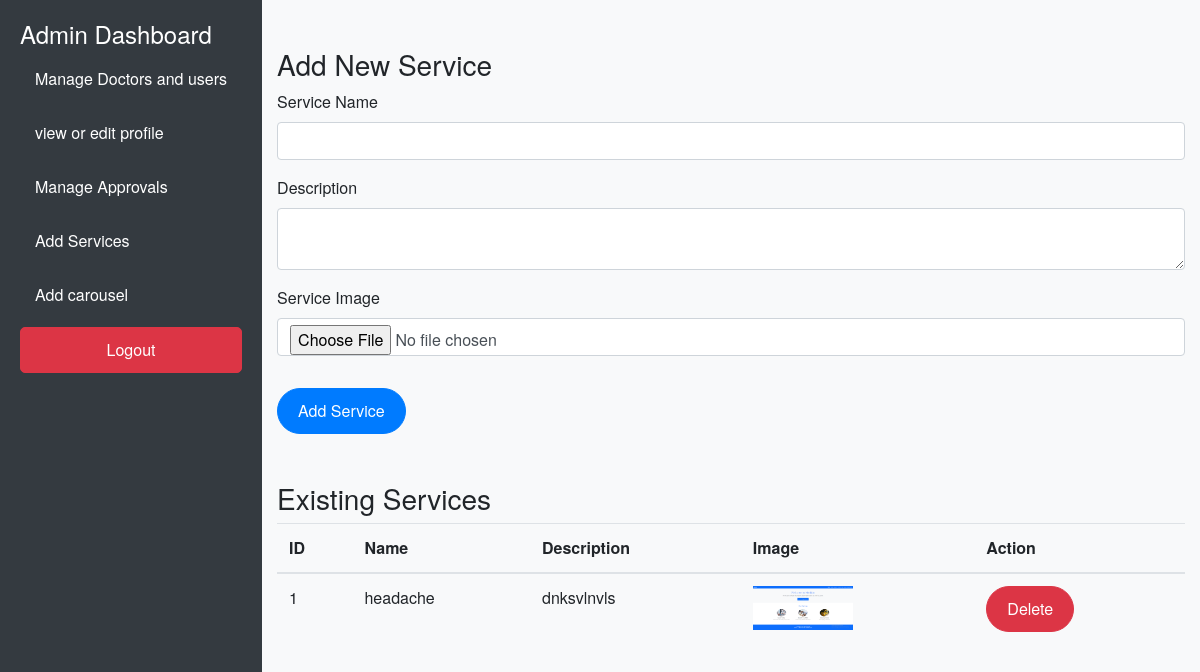
/add_service.php (signed in), run on the app's committed database.
### tables this page shows
CREATE TABLE `services` (
  `id` int(11) NOT NULL,
  `name` varchar(255) NOT NULL,
  `description` text DEFAULT NULL,
  `image` varchar(255) DEFAULT NULL,
  `created_at` timestamp NOT NULL DEFAULT current_timestamp()
);

### add_service.php (the view, shortened to what this page needs)
<?php
include 'config.php';
$services_query = "SELECT * FROM services";
$services_result = mysqli_query($connection, $services_query);
?>
<!DOCTYPE html>
<html lang="en">
<head>
    <link rel="stylesheet" href="https://stackpath.bootstrapcdn.com/bootstrap/4.5.2/css/bootstrap.min.css">
</head>
<body>
    <?php include 'adminnav.php'; ?>
    <div class="container mt-5">
        <h3>Add New Service</h3>
        <form method="post" enctype="multipart/form-data">
            <div class="form-group">
                <label>Service Name</label>
                <input type="text" name="name" class="form-control" required>
            </div>
            <div class="form-group">
                <label>Description</label>
                <textarea name="description" class="form-control" required></textarea>
            </div>
            <div class="form-group">
                <label>Service Image</label>
                <input type="file" name="image" class="form-control" required>
            </div>
            <button type="submit" name="add_service" class="btn btn-primary mt-3">Add Service</button>
        </form>
        <h3 class="mt-5">Existing Services</h3>
        <table class="table">
            <thead>
                <tr>
                    <th>ID</th>
                    <th>Name</th>
                    <th>Description</th>
                    <th>Image</th>
                    <th>Action</th>
                </tr>
            </thead>
            <tbody>
                <?php while ($service = mysqli_fetch_assoc($services_result)): ?>
                <tr>
                    <td><?php echo htmlspecialchars($service['id']); ?></td>
                    <td><?php echo htmlspecialchars($service['name']); ?></td>
                    <td><?php echo htmlspecialchars($service['description']); ?></td>
                    <td><img src="<?php echo htmlspecialchars($service['image']); ?>" alt="Service Image" width="100"></td>
                    <td>
                        <a href="?delete_id=<?php echo htmlspecialchars($service['id']); ?>" class="btn btn-danger" onclick="return confirm('Are you sure you want to delete this service?');">Delete</a>
                    </td>
                </tr>
                <?php endwhile; ?>
            </tbody>
        </table>
    </div>
</body>
</html>

### adminnav.php (style rules this page uses)
body { background-color: #f8f9fa; font-family: 'Helvetica Neue', sans-serif; }
.container { margin-top: 40px; }
.btn { padding: 10px 20px; font-size: 1rem; border-radius: 50px; }
.btn-danger { background-color: #dc3545; }

### data on the page
services: id "1", name "headache", description "dnksvlnvls", image (picture)
